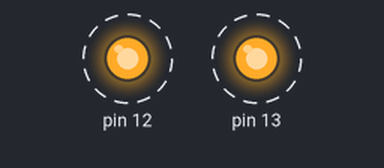
Bench run of a sketch on a simulated Arduino Uno, built with avr-gcc and run on an emulated ATmega328P. Shown: output pins drawn as LEDs (lit = HIGH). Dashed ring = blinking.

Above: at 0.5 s.
Timing chart, 0 to 5.8 s (numbered marks = the images above):
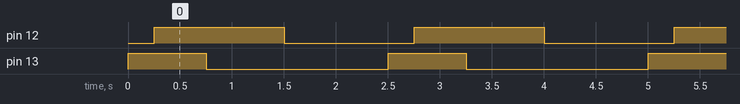

Measured:
- by itself, pin 12: alternates HIGH for 1.3 s and LOW for 1.3 s
- by itself, pin 13: alternates HIGH for 0.75 s and LOW for 1.8 s
- by itself, everything shown: repeats every 2.5 s, in 4 steps

The sketch:

_02b_dve_blikaci_LED_diody_postup.ino
```cpp
void setup() {

   pinMode(13, OUTPUT);

   pinMode(12, OUTPUT);

}


void loop() {

   digitalWrite(13, HIGH);

   delay(250);

   digitalWrite(12, HIGH);

   delay(500);

   digitalWrite(13, LOW);

   delay(750);

   digitalWrite(12, LOW);

   delay(1000);

}
```
